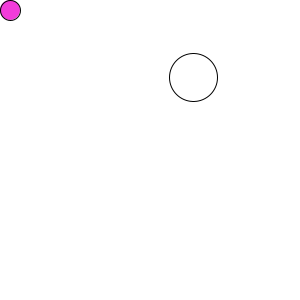
Frame 1 (no input)
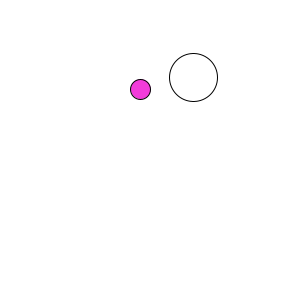
Frame 60 (the mouse pressed at the canvas centre just before this capture)
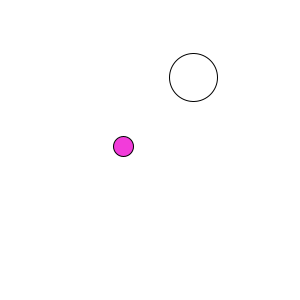
Frame 120 (the mouse held since frame 60 and released just before this capture)

The Processing sketch that drew these frames (run headless with seeded random() and noise(); from frame 60 on, the mouse is pressed at the canvas centre):

// Processing sketch: ball_colour_game
// ── ball_colour_game.pde
float x = 0;
float y = 0;
float velX = 10;
float velY = 10;
float damping = 0.01;
int radius = 10;

float targetX = 0;
float targetY = 0;
float targetRadius = 30;
float shrinkRadius = targetRadius - 5;
color c = color(255);

void setup(){
 size(300, 300); 
 background(255);
}

void draw(){
   background(255);

x += velX;
y += velY;

//gravity
velY += .08;
//vel reduces over time
velX -= damping *velX;
velY -= damping *velY;


// bounce off walls using velX *= -1 and velY *= -1 and stay inside

if(x < radius){
   velX *= -1;
   x = radius;
 }else if(x > width-radius){
   velX *= -1;
   x= width - radius;
 }
 
  if(y < radius){
   velY *= -1;
   y = radius;
 }else if(y > height-radius){
   velY *= -1;
   y= height - radius;
 }
 
 // calculate distance between target and little ellipse
 float d = dist(x, y, targetX, targetY);
 
 if(d < shrinkRadius+radius){
   // do something!!
   targetX = random(width);
   targetY = random(height);
   c = color(random(0,255), random(0,255), random(0,255));
  // fill(random(0,255), random(0,255), random(0,255));
   velX *= -1;
   velY *= -1;
   shrinkRadius -= 1;
 }
 fill(c);
 ellipse(x, y, radius*2, radius*2);

 // draw target circle
  fill(255);
ellipse(targetX, targetY, shrinkRadius*2, shrinkRadius*2);
 
  }


void keyPressed() {
  
  //add in other arrow keys
  
  if(key == CODED){
    if(keyCode == RIGHT) {
      velX += 2;
    }
  else if (keyCode == LEFT) {
      velX += -2;
    }
  else if(keyCode == UP) {
      velY += -2;
  }
      
  else if(keyCode == DOWN) {
      velY += +2;
    }
    }
    
  }
